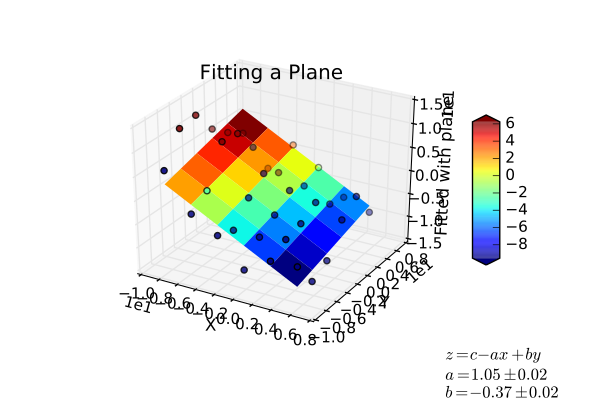

Generate this figure with Python:
from __future__ import print_function
from Stoner import Data
from numpy.random import normal
from numpy import linspace,meshgrid,column_stack
from mpl_toolkits.mplot3d import Axes3D
import matplotlib.cm as cmap
import matplotlib.pyplot as plt



def plane(coord,a,b,c): # Function to define a plane
    return c-(coord[0]*a+coord[1]*b)

coeefs=[1,-0.5,-1]
col=linspace(-10,10,6)
X,Y=meshgrid(col,col)
Z=plane((X,Y),*coeefs)+normal(size=X.shape,scale=7.0)
d=Data(column_stack((X.ravel(),Y.ravel(),Z.ravel())),filename="Fitting a Plane",setas="xyz")

d.column_headers=["X","Y","Z"]
d.figure(projection="3d")
d.plot_xyz(plotter="scatter",c=cmap.jet(d.z))

d.curve_fit(plane,[0,1],2,result=True)

d.setas="xy.z"
d.plot_xyz(linewidth=0,cmap=cmap.jet)

txt="$z=c-ax+by$\n"
txt+="\n".join([d.format("plane:{}".format(k),latex=True) for k in ["a","b","c"]])

ax=plt.gca(projection="3d")
ax.text(15,5,-50,txt)
d.draw()
